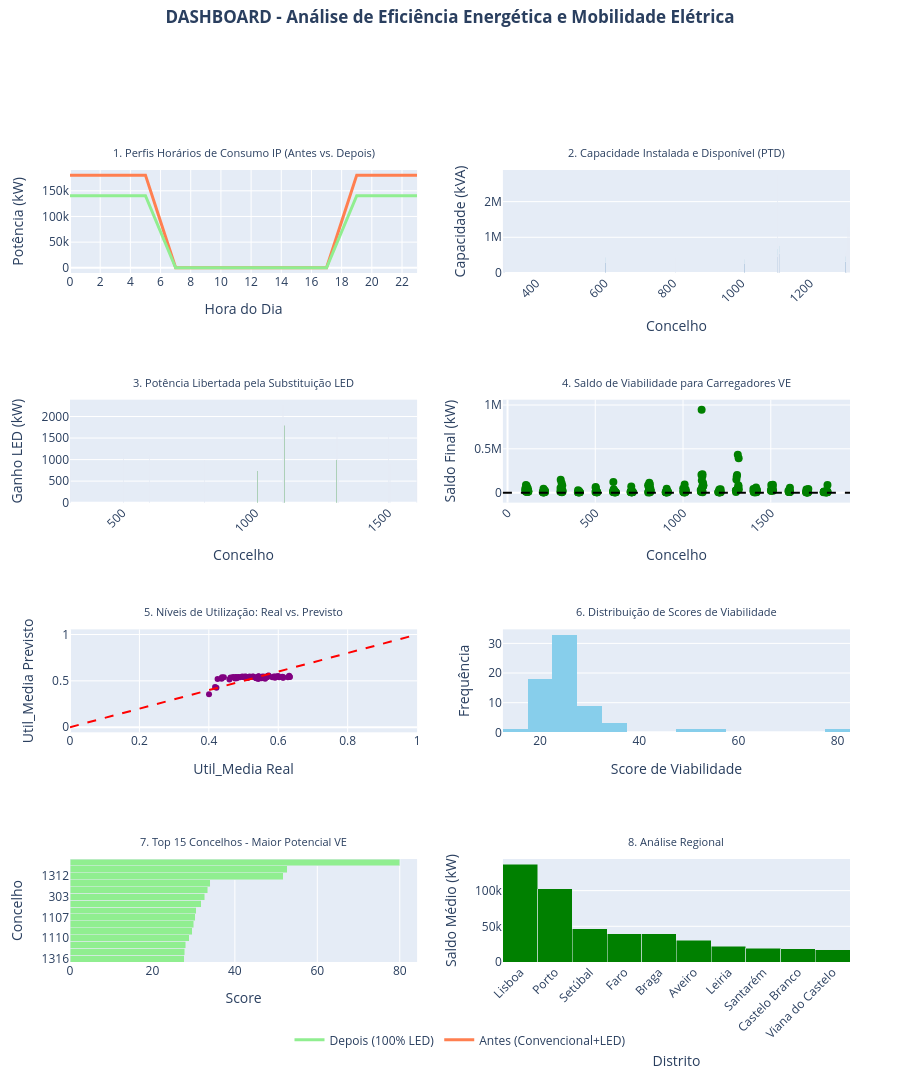
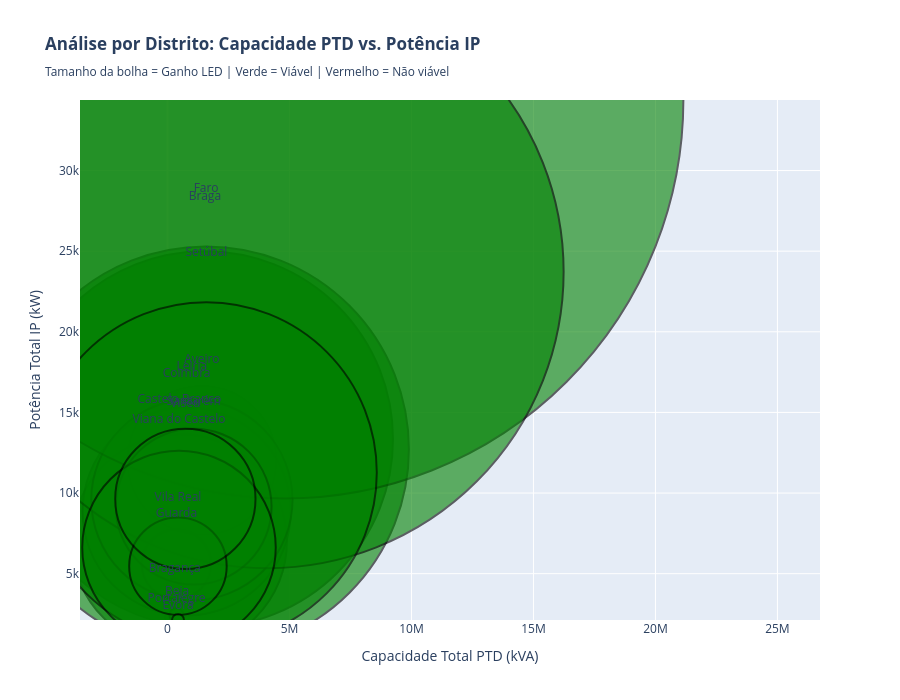

The notebook cell saved with these charts, in order:
### Markdown cell above
## 7. Dashboard Interativo

Desenvolvimento de um dashboard interativo com Plotly que apresenta:
1. Perfis de consumo da iluminação pública (antes vs. depois)
2. Capacidade instalada e disponível nos PTD
3. Estimativa de potência libertada
4. Cenários de integração de carregadores VE
5. Mapa das zonas analisadas

### Code cell
# 7. Dashboard Interativo

print("="*80)
print(" DASHBOARD INTERATIVO - ANÁLISE DE EFICIÊNCIA ENERGÉTICA E MOBILIDADE ELÉTRICA")
print("="*80)

# Preparar dados para o dashboard
df_dashboard = df_consolidated.copy()
df_dashboard['Cod_Distrito'] = df_dashboard.index // 100
df_dashboard['Distrito'] = df_dashboard['Cod_Distrito'].map(distrito_map)
df_dashboard['Concelho_Cod'] = df_dashboard.index

# Adicionar previsões do modelo
if len(df_model) > 0:
    X_dash = df_dashboard[df_dashboard.index.isin(df_model.index)][[X1, X2, X3]]
    X_dash_const = sm.add_constant(X_dash)
    df_dashboard.loc[X_dash.index, 'Util_Media_Pred'] = model.predict(X_dash_const)

# ==========================================
# SIMULAÇÃO: PERFIL HORÁRIO DE CONSUMO
# ==========================================
horas = list(range(24))
# Perfil base (0 kW de dia, picos à noite)
perfil_base = [1, 1, 1, 1, 1, 1, 0.5, 0, 0, 0, 0, 0, 0, 0, 0, 0, 0, 0, 0.5, 1, 1, 1, 1, 1]

potencia_total_antes = df_dashboard['P_IP_Total'].sum()
potencia_total_depois = potencia_total_antes - df_dashboard['Ganho_LED'].sum()

consumo_antes = [potencia_total_antes * p for p in perfil_base]
consumo_depois = [potencia_total_depois * p for p in perfil_base]

# Criar dashboard com múltiplos painéis
from plotly.subplots import make_subplots
import plotly.graph_objects as go

fig_dashboard = make_subplots(
    rows=4, cols=2,
    subplot_titles=(
        '1. Perfis Horários de Consumo IP (Antes vs. Depois)',
        '2. Capacidade Instalada e Disponível (PTD)',
        '3. Potência Libertada pela Substituição LED',
        '4. Saldo de Viabilidade para Carregadores VE',
        '5. Níveis de Utilização: Real vs. Previsto',
        '6. Distribuição de Scores de Viabilidade',
        '7. Top 15 Concelhos - Maior Potencial VE',
        '8. Análise Regional'
    ),
    specs=[[{'type': 'scatter'}, {'type': 'bar'}],
           [{'type': 'bar'}, {'type': 'scatter'}],
           [{'type': 'scatter'}, {'type': 'histogram'}],
           [{'type': 'bar'}, {'type': 'bar'}]],
    vertical_spacing=0.16,
    horizontal_spacing=0.11
)

# 1. Perfil Horário (Scatter)
fig_dashboard.add_trace(
    go.Scatter(x=horas, y=consumo_antes, name='Antes (Convencional+LED)', line=dict(color='coral', width=3)),
    row=1, col=1
)
fig_dashboard.add_trace(
    go.Scatter(x=horas, y=consumo_depois, name='Depois (100% LED)', line=dict(color='lightgreen', width=3)),
    row=1, col=1
)

# 2. Capacidade PTD
top_15_cap = df_dashboard.nlargest(15, 'Cap_PTD')
fig_dashboard.add_trace(
    go.Bar(name='Cap. Instalada', x=top_15_cap['Concelho_Cod'],
           y=top_15_cap['Cap_PTD'],
           marker_color='steelblue', showlegend=False),
    row=1, col=2
)
fig_dashboard.add_trace(
    go.Bar(name='Folga Disponível', x=top_15_cap['Concelho_Cod'],
           y=top_15_cap['Folga_Rede'],
           marker_color='lightblue', showlegend=False),
    row=1, col=2
)

# 3. Potência Libertada LED
top_15_ganho = df_dashboard.nlargest(15, 'Ganho_LED')
fig_dashboard.add_trace(
    go.Bar(x=top_15_ganho['Concelho_Cod'], y=top_15_ganho['Ganho_LED'],
           marker_color='green', name='Ganho LED', showlegend=False),
    row=2, col=1
)

# 4. Saldo de Viabilidade (scatter)
colors_saldo = ['green' if s > 0 else 'red' for s in df_dashboard['Saldo_Final']]
fig_dashboard.add_trace(
    go.Scatter(x=df_dashboard['Concelho_Cod'], y=df_dashboard['Saldo_Final'],
               mode='markers', marker=dict(color=colors_saldo, size=8),
               name='Saldo Final', showlegend=False),
    row=2, col=2
)
fig_dashboard.add_hline(y=0, line_dash='dash', line_color='black', row=2, col=2)

# 5. Real vs. Previsto
df_with_pred = df_dashboard.dropna(subset=['Util_Media_Pred'])
fig_dashboard.add_trace(
    go.Scatter(x=df_with_pred['Util_Media'], y=df_with_pred['Util_Media_Pred'],
               mode='markers', marker=dict(color='purple', size=6),
               name='Concelhos', showlegend=False),
    row=3, col=1
)
fig_dashboard.add_trace(
    go.Scatter(x=[0, 1], y=[0, 1], mode='lines',
               line=dict(color='red', dash='dash'), name='Perfeito', showlegend=False),
    row=3, col=1
)

# 6. Histograma de Scores de Viabilidade
if 'Score_Viabilidade' in df_viabilidade.columns:
    fig_dashboard.add_trace(
        go.Histogram(x=df_viabilidade['Score_Viabilidade'],
                    nbinsx=30, marker_color='skyblue', showlegend=False),
        row=3, col=2
    )

# 7. Top 15 Concelhos - Maior Potencial VE
if 'Score_Viabilidade' in df_viabilidade.columns:
    top_15_score = df_viabilidade.nlargest(15, 'Score_Viabilidade').sort_values('Score_Viabilidade')
    fig_dashboard.add_trace(
        go.Bar(x=top_15_score['Score_Viabilidade'],
               y=[str(i) for i in top_15_score.index],
               orientation='h', marker_color='lightgreen', showlegend=False),
        row=4, col=1
    )

# 8. Análise por Distrito
stats_distrito = df_dashboard.groupby('Distrito')['Saldo_Final'].mean().sort_values(ascending=False).head(10)
colors_distrito = ['green' if s > 0 else 'red' for s in stats_distrito.values]
fig_dashboard.add_trace(
    go.Bar(x=stats_distrito.index, y=stats_distrito.values,
           marker_color=colors_distrito, showlegend=False),
    row=4, col=2
)

# Atualizar layout
fig_dashboard.update_layout(
    height=2200,
    title=dict(text='<b>DASHBOARD - Análise de Eficiência Energética e Mobilidade Elétrica</b>', x=0.5, xanchor='center', y=0.99),
    showlegend=True,
    barmode='stack',
    margin=dict(t=170, b=130, l=70, r=50),
    legend=dict(orientation='h', yanchor='top', y=-0.08, xanchor='center', x=0.5)
)

for ann in fig_dashboard['layout']['annotations']:
    ann['font'] = dict(size=11)
    ann['y'] = ann['y'] + 0.01

fig_dashboard.update_xaxes(title_text='Hora do Dia', row=1, col=1, dtick=2)
fig_dashboard.update_yaxes(title_text='Potência (kW)', row=1, col=1)

fig_dashboard.update_xaxes(title_text='Concelho', row=1, col=2, tickangle=-45)
fig_dashboard.update_yaxes(title_text='Capacidade (kVA)', row=1, col=2)

fig_dashboard.update_xaxes(title_text='Concelho', row=2, col=1, tickangle=-45)
fig_dashboard.update_yaxes(title_text='Ganho LED (kW)', row=2, col=1)

fig_dashboard.update_xaxes(title_text='Concelho', row=2, col=2, tickangle=-45)
fig_dashboard.update_yaxes(title_text='Saldo Final (kW)', row=2, col=2)

fig_dashboard.update_xaxes(title_text='Util_Media Real', row=3, col=1)
fig_dashboard.update_yaxes(title_text='Util_Media Previsto', row=3, col=1)

fig_dashboard.update_xaxes(title_text='Score de Viabilidade', row=3, col=2)
fig_dashboard.update_yaxes(title_text='Frequência', row=3, col=2)

fig_dashboard.update_xaxes(title_text='Score', row=4, col=1)
fig_dashboard.update_yaxes(title_text='Concelho', row=4, col=1)

fig_dashboard.update_xaxes(title_text='Distrito', row=4, col=2, tickangle=-45)
fig_dashboard.update_yaxes(title_text='Saldo Médio (kW)', row=4, col=2)

fig_dashboard.show()

print('\n Dashboard interativo gerado com sucesso!')

# Dashboard adicional: Mapa geográfico (simulado)
print('\n' + '='*80)
print(' VISUALIZAÇÃO GEOGRÁFICA')
print('='*80)

fig_geo = go.Figure()

df_geo = df_dashboard.groupby('Distrito').agg({
    'Cap_PTD': 'sum',
    'P_IP_Total': 'sum',
    'P_IP_Inef': 'sum',
    'Saldo_Final': 'sum',
    'Ganho_LED': 'sum',
    'N_PTDs': 'sum'
}).reset_index()

df_geo['Rate_Inef_Distrito'] = df_geo['P_IP_Inef'] / df_geo['P_IP_Total']
df_geo['Viavel'] = df_geo['Saldo_Final'] > 0

fig_geo = go.Figure(data=go.Scatter(
    x=df_geo['Cap_PTD'],
    y=df_geo['P_IP_Total'],
    mode='markers+text',
    marker=dict(
        size=df_geo['Ganho_LED'] / 10,
        color=['green' if v else 'red' for v in df_geo['Viavel']],
        opacity=0.6,
        line=dict(color='black', width=2)
    ),
    text=df_geo['Distrito'],
    textposition='top center',
    customdata=df_geo[['Saldo_Final', 'N_PTDs', 'Ganho_LED']],
    hovertemplate='<b>%{text}</b><br>' +
                  'Cap. PTD: %{x:.0f} kVA<br>' +
                  'Pot. IP: %{y:.0f} kW<br>' +
                  'Saldo: %{customdata[0]:.0f} kW<br>' +
                  'N PTDs: %{customdata[1]:.0f}<br>' +
                  'Ganho LED: %{customdata[2]:.0f} kW<br>' +
                  '<extra></extra>'
))

fig_geo.update_layout(
    title='<b>Análise por Distrito: Capacidade PTD vs. Potência IP</b><br>' +
          '<sub>Tamanho da bolha = Ganho LED | Verde = Viável | Vermelho = Não viável</sub>',
    xaxis_title='Capacidade Total PTD (kVA)',
    yaxis_title='Potência Total IP (kW)',
    height=700,
    showlegend=False
)

fig_geo.show()

print('\n Visualização geográfica gerada!')

### Figure 1 — Plotly figure (JSON) as saved in the notebook; plotly's stock layout.template omitted (floating-point values rounded to 4 significant figures; data arrays with more than 128 entries replaced by an {"elided": "..."} marker saying what was removed)
{"data": [{"line": {"color": "coral", "width": 3}, "name": "Antes (Convencional+LED)", "type": "scatter", "x": [0, 1, 2, 3, 4, 5, 6, 7, 8, 9, 10, 11, 12, 13, 14, 15, 16, 17, 18, 19, 20, 21, 22, 23], "xaxis": "x", "y": [180500.0, 180500.0, 180500.0, 180500.0, 180500.0, 180500.0, 90250.0, 0, 0, 0, 0, 0, 0, 0, 0, 0, 0, 0, 90250.0, 180500.0, 180500.0, 180500.0, 180500.0, 180500.0], "yaxis": "y"}, {"line": {"color": "lightgreen", "width": 3}, "name": "Depois (100% LED)", "type": "scatter", "x": [0, 1, 2, 3, 4, 5, 6, 7, 8, 9, 10, 11, 12, 13, 14, 15, 16, 17, 18, 19, 20, 21, 22, 23], "xaxis": "x", "y": [140400.0, 140400.0, 140400.0, 140400.0, 140400.0, 140400.0, 70200.0, 0, 0, 0, 0, 0, 0, 0, 0, 0, 0, 0, 70200.0, 140400.0, 140400.0, 140400.0, 140400.0, 140400.0], "yaxis": "y"}, {"marker": {"color": "steelblue"}, "name": "Cap. Instalada", "showlegend": false, "type": "bar", "x": [1106, 1312, 1317, 1111, 1105, 1308, 1110, 303, 1306, 1107, 1304, 603, 308, 808, 1009], "xaxis": "x2", "y": [1767583, 837600, 763920, 543540, 463680, 403940, 388680, 374450, 362640, 346540, 316215, 305779, 302060, 301354, 272905], "yaxis": "y2"}, {"marker": {"color": "lightblue"}, "name": "Folga Disponível", "showlegend": false, "type": "bar", "x": [1106, 1312, 1317, 1111, 1105, 1308, 1110, 303, 1306, 1107, 1304, 603, 308, 808, 1009], "xaxis": "x2", "y": [974900.0, 445500.0, 409100.0, 223400.0, 212500.0, 209400.0, 192200.0, 157700.0, 191800.0, 147700.0, 157300.0, 129200.0, 121700.0, 124100.0, 106200.0], "yaxis": "y2"}, {"marker": {"color": "green"}, "name": "Ganho LED", "showlegend": false, "type": "bar", "x": [1105, 1111, 1110, 1308, 1503, 503, 603, 1306, 808, 1313, 1107, 1507, 303, 1609, 1009], "xaxis": "x3", "y": [2272.0, 1797.0, 1792.0, 1631.0, 1602.0, 1175.0, 1115.0, 994.8, 986.7, 984.0, 914.2, 909.0, 858.2, 772.3, 736.2], "yaxis": "y3"}, {"marker": {"color": {"elided": "278 str values"}, "size": 8}, "mode": "markers", "name": "Saldo Final", "showlegend": false, "type": "scatter", "x": {"elided": "278 int values"}, "xaxis": "x4", "y": {"elided": "278 float values"}, "yaxis": "y4"}, {"marker": {"color": "purple", "size": 6}, "mode": "markers", "name": "Concelhos", "showlegend": false, "type": "scatter", "x": [0.4776, 0.4699, 0.543, 0.5274, 0.4755, 0.5432, 0.4434, 0.5076, 0.5829, 0.4808, 0.5872, 0.4962, 0.4994, 0.4858, 0.5056, 0.4378, 0.5017, 0.5438, 0.5538, 0.5173, 0.6274, 0.5423, 0.5577, 0.5279, 0.5698, 0.5515, 0.5621, 0.5686, 0.5052, 0.5238, 0.5503, 0.5995, 0.6119, 0.5426, 0.5591, 0.5373, 0.5946, 0.502, 0.4005, 0.5366, 0.5413, 0.5567, 0.4624, 0.5533, 0.6134, 0.552, 0.4808, 0.5634, 0.5354, 0.6127, 0.5915, 0.6333, 0.4593, 0.6026, 0.4252, 0.6314, 0.4366, 0.6144, 0.5906, 0.6331, 0.4219, 0.5723, 0.567, 0.4897, 0.5118, 0.4179, 0.5134], "xaxis": "x5", "y": [0.5416, 0.5419, 0.5458, 0.5479, 0.5249, 0.5488, 0.5396, 0.5428, 0.5393, 0.5384, 0.547, 0.5459, 0.5405, 0.5422, 0.5387, 0.5385, 0.5453, 0.5443, 0.5448, 0.5467, 0.5382, 0.5187, 0.5477, 0.5444, 0.5539, 0.544, 0.5231, 0.5421, 0.5467, 0.5448, 0.5401, 0.5526, 0.5443, 0.5373, 0.5421, 0.5393, 0.5428, 0.5391, 0.3553, 0.5285, 0.5419, 0.5337, 0.5349, 0.5363, 0.5426, 0.5289, 0.528, 0.5368, 0.531, 0.5362, 0.5475, 0.5414, 0.5131, 0.5392, 0.5197, 0.555, 0.5236, 0.5322, 0.5343, 0.5449, 0.426, 0.5565, 0.5398, 0.5383, 0.5301, 0.4343, 0.5384], "yaxis": "y5"}, {"line": {"color": "red", "dash": "dash"}, "mode": "lines", "name": "Perfeito", "showlegend": false, "type": "scatter", "x": [0, 1], "xaxis": "x5", "y": [0, 1], "yaxis": "y5"}, {"marker": {"color": "skyblue"}, "nbinsx": 30, "showlegend": false, "type": "histogram", "x": [24.69, 23.37, 22.52, 22.02, 29.71, 21.28, 24.22, 23.12, 26.02, 24.69, 21.75, 21.94, 24.93, 23.4, 25.33, 24.16, 21.91, 22.73, 22.1, 21.87, 25.56, 32.74, 21.71, 22.1, 17.92, 23.67, 30.68, 22.64, 21.68, 21.86, 25.92, 20.47, 22.42, 24.51, 22.61, 23.62, 22.38, 26.16, 80, 30.34, 23.45, 26.25, 28.91, 22.93, 22.22, 28.09, 30.06, 26.55, 27.8, 24.31, 21.74, 23.92, 34.04, 23.76, 33.36, 18.82, 31.82, 25.7, 25.71, 23.41, 51.76, 17.11, 24.26, 25.25, 27.71, 52.72, 24.6], "xaxis": "x6", "yaxis": "y6"}, {"marker": {"color": "lightgreen"}, "orientation": "h", "showlegend": false, "type": "bar", "x": [27.71, 27.8, 28.09, 28.91, 29.71, 30.06, 30.34, 30.68, 31.82, 32.74, 33.36, 34.04, 51.76, 52.72, 80], "xaxis": "x7", "y": ["1316", "1116", "1113", "1110", "105", "1114", "1107", "308", "1308", "303", "1306", "1304", "1312", "1317", "1106"], "yaxis": "y7"}, {"marker": {"color": ["green", "green", "green", "green", "green", "green", "green", "green", "green", "green"]}, "showlegend": false, "type": "bar", "x": ["Lisboa", "Porto", "Setúbal", "Faro", "Braga", "Aveiro", "Leiria", "Santarém", "Castelo Branco", "Viana do Castelo"], "xaxis": "x8", "y": [137000.0, 102800.0, 46310.0, 39880.0, 39280.0, 30400.0, 21780.0, 19260.0, 18720.0, 17140.0], "yaxis": "y8"}], "layout": {"annotations": [{"font": {"size": 11}, "showarrow": false, "text": "1. Perfis Horários de Consumo IP (Antes vs. Depois)", "x": 0.2225, "xanchor": "center", "xref": "paper", "y": 1.01, "yanchor": "bottom", "yref": "paper"}, {"font": {"size": 11}, "showarrow": false, "text": "2. Capacidade Instalada e Disponível (PTD)", "x": 0.7775, "xanchor": "center", "xref": "paper", "y": 1.01, "yanchor": "bottom", "yref": "paper"}, {"font": {"size": 11}, "showarrow": false, "text": "3. Potência Libertada pela Substituição LED", "x": 0.2225, "xanchor": "center", "xref": "paper", "y": 0.72, "yanchor": "bottom", "yref": "paper"}, {"font": {"size": 11}, "showarrow": false, "text": "4. Saldo de Viabilidade para Carregadores VE", "x": 0.7775, "xanchor": "center", "xref": "paper", "y": 0.72, "yanchor": "bottom", "yref": "paper"}, {"font": {"size": 11}, "showarrow": false, "text": "5. Níveis de Utilização: Real vs. Previsto", "x": 0.2225, "xanchor": "center", "xref": "paper", "y": 0.43, "yanchor": "bottom", "yref": "paper"}, {"font": {"size": 11}, "showarrow": false, "text": "6. Distribuição de Scores de Viabilidade", "x": 0.7775, "xanchor": "center", "xref": "paper", "y": 0.43, "yanchor": "bottom", "yref": "paper"}, {"font": {"size": 11}, "showarrow": false, "text": "7. Top 15 Concelhos - Maior Potencial VE", "x": 0.2225, "xanchor": "center", "xref": "paper", "y": 0.14, "yanchor": "bottom", "yref": "paper"}, {"font": {"size": 11}, "showarrow": false, "text": "8. Análise Regional", "x": 0.7775, "xanchor": "center", "xref": "paper", "y": 0.14, "yanchor": "bottom", "yref": "paper"}], "barmode": "stack", "height": 2200, "legend": {"orientation": "h", "x": 0.5, "xanchor": "center", "y": -0.08, "yanchor": "top"}, "margin": {"b": 130, "l": 70, "r": 50, "t": 170}, "shapes": [{"line": {"color": "black", "dash": "dash"}, "type": "line", "x0": 0, "x1": 1, "xref": "x4 domain", "y0": 0, "y1": 0, "yref": "y4"}], "showlegend": true, "title": {"text": "<b>DASHBOARD - Análise de Eficiência Energética e Mobilidade Elétrica</b>", "x": 0.5, "xanchor": "center", "y": 0.99}, "xaxis": {"anchor": "y", "domain": [0, 0.445], "dtick": 2, "title": {"text": "Hora do Dia"}}, "xaxis2": {"anchor": "y2", "domain": [0.555, 1], "tickangle": -45, "title": {"text": "Concelho"}}, "xaxis3": {"anchor": "y3", "domain": [0, 0.445], "tickangle": -45, "title": {"text": "Concelho"}}, "xaxis4": {"anchor": "y4", "domain": [0.555, 1], "tickangle": -45, "title": {"text": "Concelho"}}, "xaxis5": {"anchor": "y5", "domain": [0, 0.445], "title": {"text": "Util_Media Real"}}, "xaxis6": {"anchor": "y6", "domain": [0.555, 1], "title": {"text": "Score de Viabilidade"}}, "xaxis7": {"anchor": "y7", "domain": [0, 0.445], "title": {"text": "Score"}}, "xaxis8": {"anchor": "y8", "domain": [0.555, 1], "tickangle": -45, "title": {"text": "Distrito"}}, "yaxis": {"anchor": "x", "domain": [0.87, 1], "title": {"text": "Potência (kW)"}}, "yaxis2": {"anchor": "x2", "domain": [0.87, 1], "title": {"text": "Capacidade (kVA)"}}, "yaxis3": {"anchor": "x3", "domain": [0.58, 0.71], "title": {"text": "Ganho LED (kW)"}}, "yaxis4": {"anchor": "x4", "domain": [0.58, 0.71], "title": {"text": "Saldo Final (kW)"}}, "yaxis5": {"anchor": "x5", "domain": [0.29, 0.42], "title": {"text": "Util_Media Previsto"}}, "yaxis6": {"anchor": "x6", "domain": [0.29, 0.42], "title": {"text": "Frequência"}}, "yaxis7": {"anchor": "x7", "domain": [0, 0.13], "title": {"text": "Concelho"}}, "yaxis8": {"anchor": "x8", "domain": [0, 0.13], "title": {"text": "Saldo Médio (kW)"}}}}

### Figure 2 — Plotly figure (JSON) as saved in the notebook; plotly's stock layout.template omitted (floating-point values rounded to 4 significant figures)
{"data": [{"customdata": [[577500.0, 4502, 1488.0], [163300.0, 2793, 248.6], [549900.0, 5213, 3762.0], [103400.0, 1739, 177.1], [205900.0, 2720, 2150.0], [276900.0, 3264, 2083.0], [638100.0, 5092, 4057.0], [143700.0, 2480, 693.2], [348500.0, 4277, 2013.0], [2193000.0, 8873, 7970.0], [172100.0, 1998, 141.2], [1851000.0, 9028, 5929.0], [404600.0, 4879, 1558.0], [602000.0, 4572, 3408.0], [171400.0, 2192, 1935.0], [148700.0, 2175, 974.9], [260500.0, 3931, 1403.0], [180400.0, 2299, 119.8]], "hovertemplate": "<b>%{text}</b><br>Cap. PTD: %{x:.0f} kVA<br>Pot. IP: %{y:.0f} kW<br>Saldo: %{customdata[0]:.0f} kW<br>N PTDs: %{customdata[1]:.0f}<br>Ganho LED: %{customdata[2]:.0f} kW<br><extra></extra>", "marker": {"color": ["green", "green", "green", "green", "green", "green", "green", "green", "green", "green", "green", "green", "green", "green", "green", "green", "green", "green"], "line": {"color": "black", "width": 2}, "opacity": 0.6, "size": [148.8, 24.86, 376.2, 17.71, 215.0, 208.3, 405.7, 69.32, 201.3, 797.0, 14.12, 592.9, 155.8, 340.8, 193.5, 97.49, 140.3, 11.98]}, "mode": "markers+text", "text": ["Aveiro", "Beja", "Braga", "Bragança", "Castelo Branco", "Coimbra", "Faro", "Guarda", "Leiria", "Lisboa", "Portalegre", "Porto", "Santarém", "Setúbal", "Viana do Castelo", "Vila Real", "Viseu", "Évora"], "textposition": "top center", "type": "scatter", "x": [1406852, 387482, 1531216, 294300, 486175, 782799, 1577428, 363454, 998361, 4809571, 369108, 4084343, 1071240, 1591670, 470045, 426151, 730358, 429138], "y": [12020.0, 2445.0, 13340.0, 4167.0, 6988.0, 8860.0, 12720.0, 5587.0, 9580.0, 34370.0, 2425.0, 23730.0, 9153.0, 11270.0, 6624.0, 5466.0, 9637.0, 2127.0]}], "layout": {"height": 700, "showlegend": false, "title": {"text": "<b>Análise por Distrito: Capacidade PTD vs. Potência IP</b><br><sub>Tamanho da bolha = Ganho LED | Verde = Viável | Vermelho = Não viável</sub>"}, "xaxis": {"title": {"text": "Capacidade Total PTD (kVA)"}}, "yaxis": {"title": {"text": "Potência Total IP (kW)"}}}}
